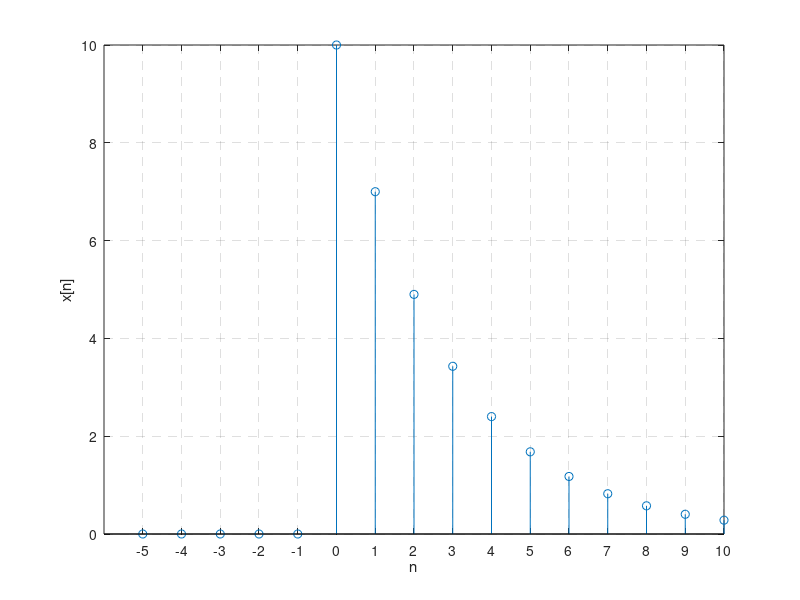

Write MATLAB code to recreate this figure.
n = -5:1:10;
x = 10 * (0.7) .^ n .* (n >= 0);

stem(n, x);
xlabel('n');
ylabel('x[n]')
grid;
xticks(n);
set(gca,'GridLineStyle','--');
